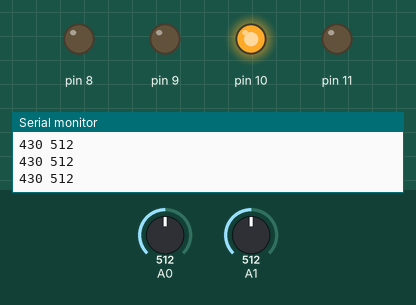
A sketch run on a simulated Arduino Uno, built with avr-gcc and run on an emulated ATmega328P. On the bench: output pins drawn as LEDs (lit = HIGH), the last lines printed to the serial monitor. The test bench sets the inputs (shaded band); at power-on: A1 = 512, A0 = 512.

Above: at 1.2 s.
1.3 s: A1 set to 445
4.3 s: A1 set to 417
At 5.3 s:
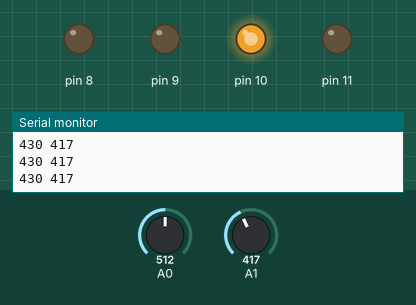
5.8 s: A0 set to 716
At 7.3 s:
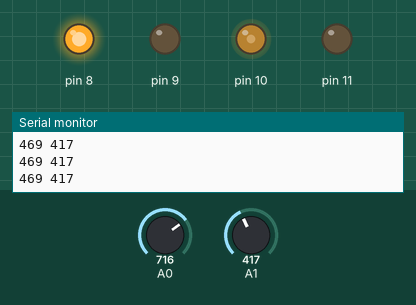
8.8 s: A0 set to 900
At 10.0 s:
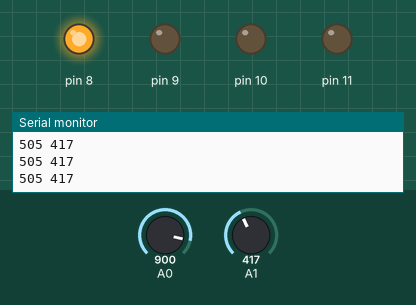
10.3 s: A0 set to 511
At 11.1 s:
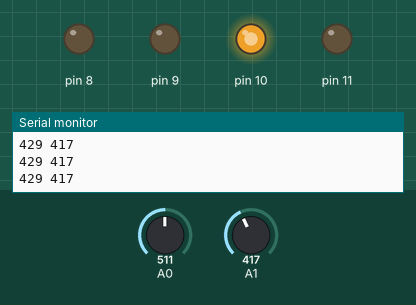
11.8 s: A0 set to 1023
At 12.2 s:
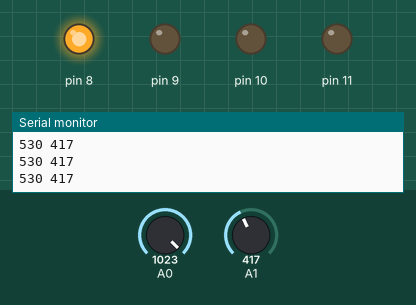
Timing chart, 0 to 14.3 s (numbered marks = the images above; inputs shaded):
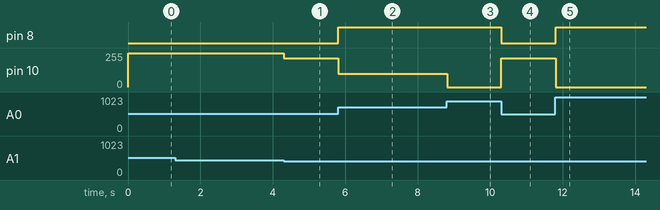

The sketch:

Project.ino
```cpp
int MAXLVL = 255;

float kp = 3;
float ki = 0.0001;
float kd = 0.00001;
int des= 0;
int sens = 0;
int err = 0;
int errLast = 0;
float integ;
float output;
float dt;
float dif;


void setup() {
    Serial.begin(9600);
    pinMode(8, OUTPUT);
    pinMode(9, OUTPUT);
    pinMode(10, OUTPUT);
    pinMode(11, OUTPUT);
}

void loop() {

des = analogRead(A0);
sens = analogRead(A1);

des = map(des, 0, 1023, 330, 530);

err = des - sens;

integ = integ + err;

dt = 0.005;


dif = (err-errLast)/dt;
errLast = err;

output = kp*err + ki*integ + kd*dif;

if (output < 0) output = 0;
if (output > 255) output = 255;

analogWrite(8,output);
analogWrite(9,0);
analogWrite(10, MAXLVL - output);
analogWrite(11,0);
Serial.print(des);
Serial.print(" ");
Serial.println(sens);
}
```

Measured:
- after the input at 4.3 s, pin 10: 255/255 → 217/255 at once
- after the input at 5.8 s, pin 8: LOW → HIGH at once; pin 10: 217/255 → 100/255 at once, → 99/255 0.84 s later, → 98/255 1.8 s later
- after the input at 8.8 s, pin 10: 98/255 → 0/255 at once
- after the input at 10.3 s, pin 8: HIGH → LOW at once; pin 10: 0/255 → 217/255 at once
- after the input at 11.8 s, pin 8: LOW → HIGH at once; pin 10: 217/255 → 0/255 at once
